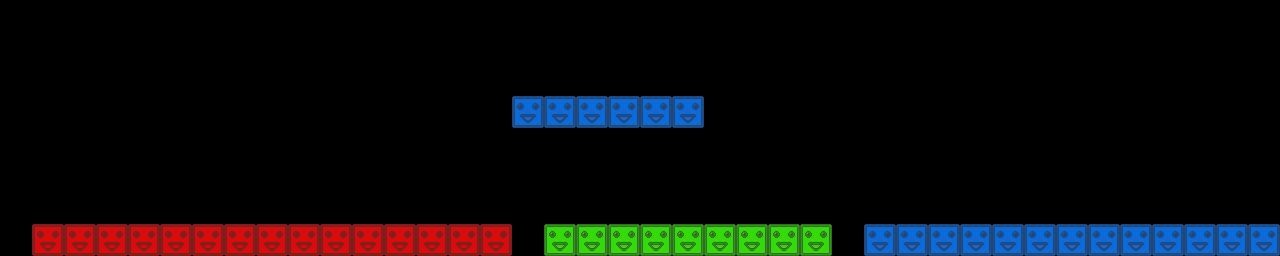

Tiled map render using the project's own tile images. Description and the map definition, with tile-layer contents summarised, below:
An orthogonal 40x8 tile map with 32x32 px tiles, 3 tile layers (green, red, blue) and 28 objects.

<map version="1.0" orientation="orthogonal" renderorder="right-down" width="40" height="8" tilewidth="32" tileheight="32" nextobjectid="66">
 <tileset firstgid="1" name="blocks" tilewidth="32" tileheight="32" tilecount="3" columns="3">
  <image source="blocks.png" width="96" height="32" />
 </tileset>
 <layer name="green" width="40" height="8">
  <data>[320 cells, 9 non-empty, 1 distinct tile ids]</data>
 </layer>
 <layer name="red" width="40" height="8">
  <data>[320 cells, 15 non-empty, 1 distinct tile ids]</data>
 </layer>
 <layer name="blue" width="40" height="8">
  <data>[320 cells, 19 non-empty, 1 distinct tile ids]</data>
 </layer>
 <objectgroup name="crystals">
  <object id="38" x="103" y="188">
   <ellipse />
  </object>
  <object id="39" x="113" y="142" width="4" height="3">
   <ellipse />
  </object>
  <object id="40" x="215" y="185">
   <ellipse />
  </object>
  <object id="41" x="291" y="202">
   <ellipse />
  </object>
  <object id="42" x="293" y="161">
   <ellipse />
  </object>
  <object id="43" x="338" y="182">
   <ellipse />
  </object>
  <object id="44" x="361" y="212">
   <ellipse />
  </object>
  <object id="45" x="429" y="166">
   <ellipse />
  </object>
  <object id="46" x="465" y="196">
   <ellipse />
  </object>
  <object id="47" x="549" y="186">
   <ellipse />
  </object>
  <object id="48" x="541" y="67">
   <ellipse />
  </object>
  <object id="49" x="594" y="232">
   <ellipse />
  </object>
  <object id="50" x="753" y="208">
   <ellipse />
  </object>
  <object id="51" x="649" y="155">
   <ellipse />
  </object>
  <object id="52" x="879" y="142">
   <ellipse />
  </object>
  <object id="53" x="913" y="188">
   <ellipse />
  </object>
  <object id="54" x="950" y="145" height="1">
   <ellipse />
  </object>
  <object id="55" x="1162" y="153">
   <ellipse />
  </object>
  <object id="56" x="1227" y="213">
   <ellipse />
  </object>
  <object id="57" x="1225" y="174">
   <ellipse />
  </object>
  <object id="58" x="1215" y="137">
   <ellipse />
  </object>
  <object id="59" x="1220" y="100" height="1">
   <ellipse />
  </object>
  <object id="60" x="1248" y="109" width="1" height="3">
   <ellipse />
  </object>
  <object id="61" x="1247" y="124">
   <ellipse />
  </object>
  <object id="62" x="1251" y="162" width="1" height="4">
   <ellipse />
  </object>
  <object id="63" x="1266" y="198">
   <ellipse />
  </object>
  <object id="64" x="1239" y="204">
   <ellipse />
  </object>
  <object id="65" x="1201" y="194">
   <ellipse />
  </object>
 </objectgroup>
</map>
